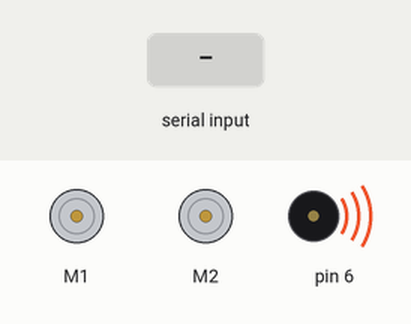
Recording of a sketch running on a simulated Arduino Leonardo, built with avr-gcc and run on an emulated ATmega32U4. Shown: 2 × DC motor (green arrow = forward, orange = backward, longer = faster), buzzer (waves = sounding). The inputs (shaded band) are chosen by the test bench. What the sketch prints to the serial monitor is not drawn.

Above: at 0.1 s.
At 1.2 s:
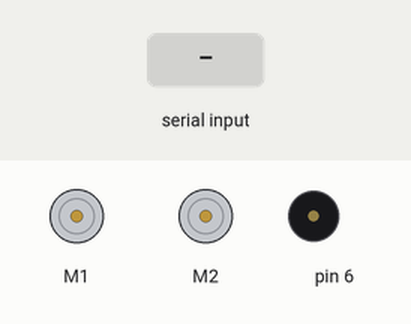
1.3 s: "k90\n" received over Serial
2.8 s: "t90\n" received over Serial
Timing chart, 0 to 5.8 s (numbered marks = the images above; inputs shaded):
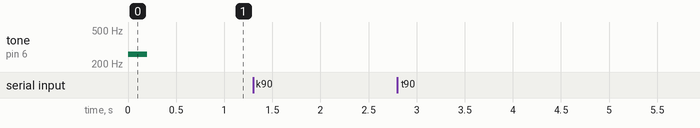

The sketch:

pid_velocity_control.ino
```cpp
#include <Romi32U4.h>

#include "romi_pid_motor_control.h"

char cmd;
char line[200];
int delay_ms;
int16_t prev_counts_left;
int16_t prev_counts_right;

unsigned long prev_time_ms;
uint32_t tick_count;
uint32_t duration_in_ticks;
uint32_t tick_count_last_hb;
uint32_t halt_count_ticks;

RomiPidMotorControl motors_pid;

char read() {
  char ch = '\n';
  if (Serial.available()) {
    ch = Serial.read();
  }
  return ch;
}

void read_line(char* line) {
  char ch;
  int length = 0;
  while ((ch = read()) != '\n') {
    if (ch == '\r') {
      continue;
    }
    line[length++] = ch;
  }
  line[length] = '\0';
}

void setGains() {
  long int kp, ki, kd;
  read_line(line);
  sscanf(line, " %ld, %ld, %ld, %d", &kp, &ki, &kd, &delay_ms);
  prev_time_ms = millis();
  tick_count_last_hb = 0;
  halt_count_ticks = 1000/delay_ms;
  sprintf(line, "k: %ld, %ld, %ld, %d, %u, %lu\r\n", kp, ki, kd, delay_ms, halt_count_ticks, prev_time_ms);
  Serial.print(line);
  motors_pid.setGains(static_cast<float>(kp)/1000.0f, static_cast<float>(ki)/1000.0f, static_cast<float>(kd)/1000.0f);
  motors_pid.setTarget(0.0f, 0.0f);
  Romi32U4Motors::setSpeeds(0, 0);
}

void setTargets() {
  int left_v, right_v;
  read_line(line);
  sscanf(line, " %d, %d, %u", &left_v, &right_v, &duration_in_ticks);
  prev_time_ms = millis();
  sprintf(line, "t: %d, %d, %u, %lu\r\n", left_v, right_v, duration_in_ticks, prev_time_ms);
  Serial.print(line);
  motors_pid.setTarget(static_cast<float>(left_v), static_cast<float>(right_v));
  tick_count = 0;
  tick_count_last_hb = 0;
}

void heartBeat() {
  tick_count_last_hb = 0;
}

int16_t velocity(const int16_t curr_count, const int16_t prev_count) {
  const uint16_t curr_sign = ((uint16_t)curr_count) & 0x8000;
  const uint16_t prev_sign = ((uint16_t)prev_count) & 0x8000;
  const int16_t diff = (curr_sign == prev_sign)?(curr_count - prev_count):(((uint16_t)curr_count) - prev_count);
  return diff;
}

void setup() {
  Romi32U4Buzzer::playNote(NOTE_C(4), 200, 15);
  Serial.begin(115200);
  while (!Serial);
  Serial.println(F("Hello ..."));
  delay_ms = 10;
  prev_counts_left = 0;
  prev_counts_right = 0;
  prev_time_ms = 0;
  tick_count_last_hb = 0;
  tick_count = 0;
  duration_in_ticks = 0;
  motors_pid.setTarget(0.0f, 0.0f);
  Romi32U4Encoders::init();
}

void loop() {
  cmd = read();
  switch (cmd) {
    case 'k':
      setGains();
      break;
    case 't':
      setTargets();
      break;
    case 's':
      heartBeat();
      break;
  }
  unsigned long curr_time_ms = millis();
  unsigned long diff_ms = curr_time_ms - prev_time_ms;
  if (diff_ms < delay_ms) {
    return;
  }
  prev_time_ms = curr_time_ms;

  ++tick_count;
  ++tick_count_last_hb;
  if (tick_count_last_hb > halt_count_ticks || tick_count > duration_in_ticks) {
    motors_pid.setTarget(0.0f, 0.0f);
    Romi32U4Motors::setSpeeds(0, 0);
    return;
  }
  float dt = ((float)diff_ms)/1000.0f;
  int16_t counts_left = Romi32U4Encoders::getCountsLeft();
  int16_t counts_right = Romi32U4Encoders::getCountsRight();
  int16_t v_left = velocity(counts_left, prev_counts_left);
  int16_t v_right = velocity(counts_right, prev_counts_right);
  prev_counts_left = counts_left;
  prev_counts_right = counts_right;
  int16_t pwm_left, pwm_right;
  motors_pid.process(static_cast<float>(v_left), static_cast<float>(v_right), dt, pwm_left, pwm_right);
  Romi32U4Motors::setSpeeds(pwm_left, pwm_right);
  sprintf(line, "s %hd, %hd, %hd, %hd, %lu, %u\r\n",
    v_left, v_right, pwm_left, pwm_right, curr_time_ms, tick_count);
  Serial.print(line);
}
```

pid_control.h
```cpp
#pragma once

class PidControl {
public:
  PidControl();

  int16_t process(const float v, const float dt);

  void setTarget(const float target);
  void setGains(const float kp, const float ki, const float kd);

  void clear();

  float currentTarget() const { return target; }
  float currentError() const { return error; }
  float integralError() const { return error_sum; }
  float getKp() const {return Kp;}
  float getKi() const {return Ki;}
  float getKd() const {return Kd;}

private:
  int16_t getSpeed(const float error, const float der_error, const float dt, float& sum_error);

  float Kp;
  float Ki;
  float Kd;

  float error;
  float target;
  float error_sum;
  float prev_error;
};
```

pid_control.ino
```cpp
#include "pid_control.h"

PidControl::PidControl()
  : target(0.0f) {
  setGains(0.0f, 0.0f, 0.0f);
}

int16_t PidControl::process(const float v, const float dt) {
  if (target == 0.0f) {
    return 0;
  }
  error = target - v;
  error_sum += (error*dt);
  float der_error = (error - prev_error)/dt;
  prev_error = error;
  return getSpeed(error, der_error, dt, error_sum);
}

void PidControl::clear() {
  error = 0.0f,
  error_sum = 0.0f;
  prev_error = 0.0f;
}

void PidControl::setTarget(const float t) {
  target = t;
}

void PidControl::setGains(const float kp, const float ki, const float kd) {
  Kp = kp;
  Ki = ki;
  Kd = kd;
  clear();
}

int16_t PidControl::getSpeed(const float error, const float der_error, const float dt, float& sum_error) {
  int16_t s = static_cast<int16_t>(Kp*error + Ki*sum_error + Kd*der_error);
  if (s < -300) {
    s = -300;
    sum_error -= (error*dt);
  } else if (s > 300) {
    s = 300;
    sum_error -= (error*dt);
  }
  return s;
}
```

romi_pid_motor_control.h
```cpp
#pragma once

#include "pid_control.h"

class RomiPidMotorControl {
public:
  RomiPidMotorControl();

  void process(const float v_left, const float v_right, const float dt, int16_t& pwm_left, int16_t& pwm_right);

  float leftTarget() const;
  float rightTarget() const;

  void setTarget(const float v_left, const float v_right);
  void setGains(const float kp, const float ki, const float kd);
  float getKp() const {return motor_left.getKp();}
  float getKi() const {return motor_left.getKi();}
  float getKd() const {return motor_left.getKd();}

private:

  PidControl motor_left;
  PidControl motor_right;
};
```

romi_pid_motor_control.ino
```cpp
#include <Romi32U4.h>
#include "romi_pid_motor_control.h"

RomiPidMotorControl::RomiPidMotorControl()
  : motor_left(),
    motor_right() {}

void RomiPidMotorControl::process(const float v_left, const float v_right, const float dt, int16_t& pwm_left, int16_t& pwm_right) {
  pwm_left = motor_left.process(v_left, dt);
  pwm_right = motor_right.process(v_right, dt);
}

void RomiPidMotorControl::setTarget(const float v_left, const float v_right) {
  motor_left.setTarget(v_left);
  motor_right.setTarget(v_right);
}

void RomiPidMotorControl::setGains(const float kp, const float ki, const float kd) {
  motor_left.setGains(kp, ki, kd);
  motor_right.setGains(kp, ki, kd);
}

float RomiPidMotorControl::leftTarget() const {
  return motor_left.currentTarget();
}

float RomiPidMotorControl::rightTarget() const {
  return motor_right.currentTarget();
}
```

Measured:
- after the input at 1.3 s, every drawn part: stays the same
- after the input at 2.8 s, every drawn part: stays the same
